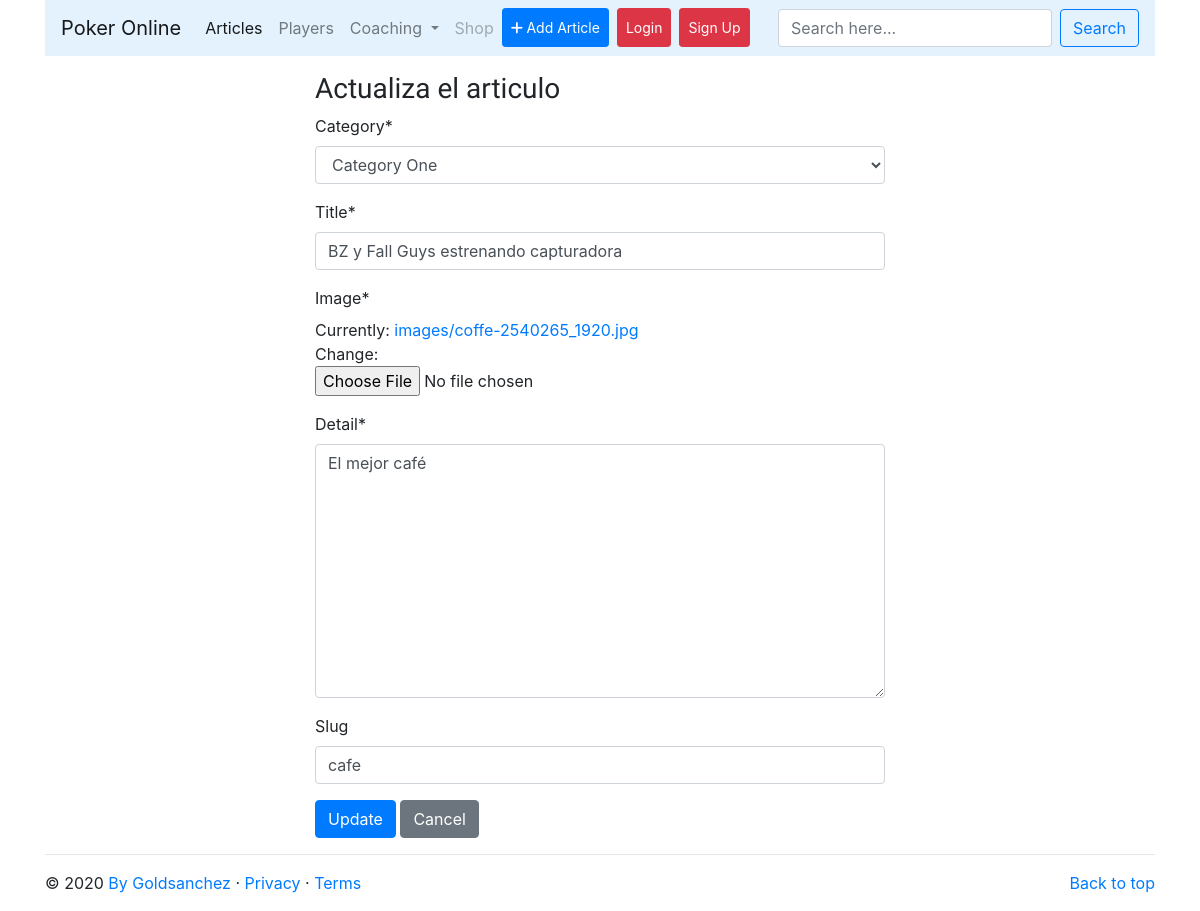
The app's page /update/cafe with its own data.
### orbital/models.py (models this page shows, shortened)
class New(models.Model):
    category = models.ForeignKey(Category, on_delete=models.CASCADE)
    title = models.CharField(max_length=100)
    image = models.ImageField(upload_to='images/')
    detail = RichTextField()
    add_time = models.DateTimeField(auto_now_add=True)
    slug = models.SlugField(null=True, blank = True)
    class Meta:
        verbose_name_plural = 'News'

class Category(models.Model):
    title = models.CharField(max_length=50)
    category_image = models.ImageField(upload_to='images/')
    def __str__(self):
        return self.title

### orbital/views.py (the view)
# urls.py: path('update/<slug:slug>', Update.as_view(), name = 'update'),
class Update(UpdateView):
    model = New
    form_class = NewForm
    template_name = 'orbital/update.html'
    success_url = reverse_lazy('home')

### orbital/forms.py
class NewForm(ModelForm):
    class Meta:
        model = New
        fields = '__all__'

### orbital/templates/orbital/update.html
{% extends "orbital/base.html" %}
{% load static %}
{% load crispy_forms_tags %}
{% block article %}
<div class="container col-md-6 my-3">
    <div class="row">
        <div class="col">
            <h3>Actualiza el articulo</h3>
        <form method="POST">{% csrf_token %}
            {{ form|crispy }}
            <input class="btn btn-primary" type="submit" value="Update">
            <a class="btn btn-secondary" href="{% url 'home' %}">Cancel</a>
        </form>
        </div>
    </div>
</div>
{% endblock article %}

### orbital/static/css/style.css (style rules this page uses)
h1, h2, h3, h4, h5 { font-family: 'Oleo Script', cursive; }

### records on screen
New: category "Category One", detail "El mejor café", slug "cafe"
Category: title "BZ y Fall Guys estrenando capturadora"
